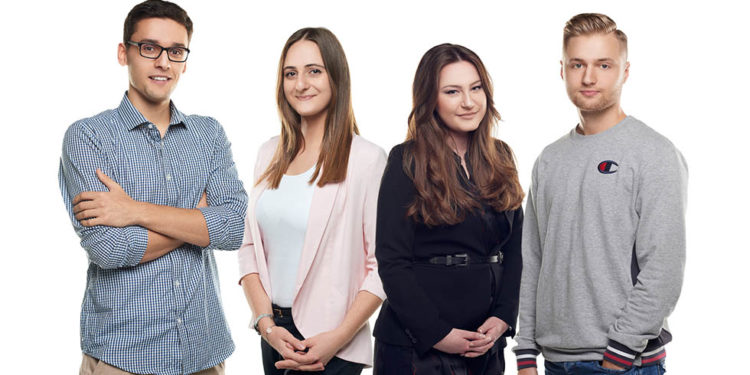
#> input picture test.jpg, 750 x 375 px
$ python picsFaceDetection.py
#> lines starting #> are read from the running program, lines starting #| are printed output that depends on the picture; after the words box and inside, x2 and y2 are one past the last pixel; in counts of white or black regions, pixels touching at a corner belong together
import cv2

# Load the cascade
face_cascade = cv2.CascadeClassifier('data/haarcascades/haarcascade_frontalface_default.xml')
# Read the input image
img = cv2.imread('test.jpg')
#> img is the input picture: shape (375, 750, 3); mean B, G, R 180.5, 179, 184.8
# Convert into grayscale
gray = cv2.cvtColor(img, cv2.COLOR_BGR2GRAY)
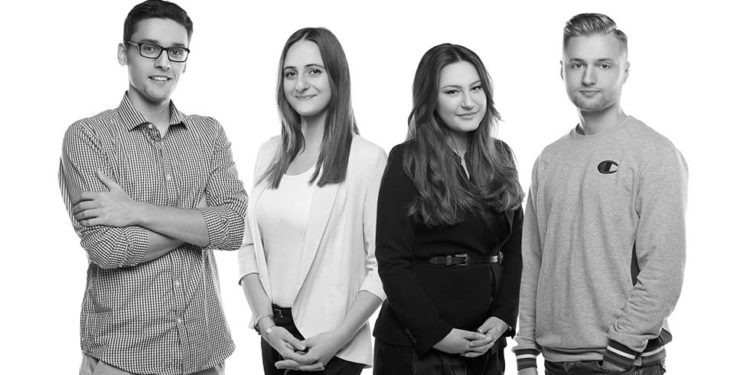
#> gray: shape (375, 750); min 0, max 255, mean 180.9
# Detect faces
faces = face_cascade.detectMultiScale(gray, 1.3, 5)
#> faces = [[433, 67, 62, 62], [555, 37, 72, 72], [272, 49, 63, 63], [122, 20, 79, 79]]
# Draw rectangle around the faces
for (x, y, w, h) in faces:
    cv2.rectangle(img, (x, y), (x+w, y+h), (255, 0, 0), 2)
#> this loop made 4 passes
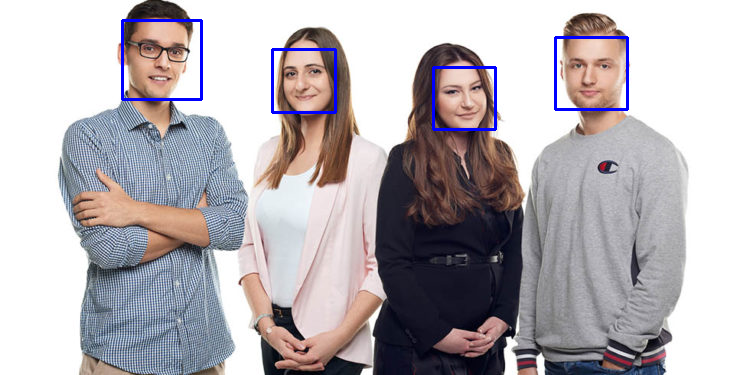
#> img: shape (375, 750, 3); 1.17% of pixels changed, all inside (x1, y1, x2, y2) = (121, 19, 629, 131)
# Display the output
cv2.imshow('img', img)
cv2.waitKey()

k = cv2.waitKey(10) & 0xff
#> (key Esc is pressed here)
if k == 27:  # press 'ESC' to quit
#> (the run stopped early here; a loop or call above may not have finished)
